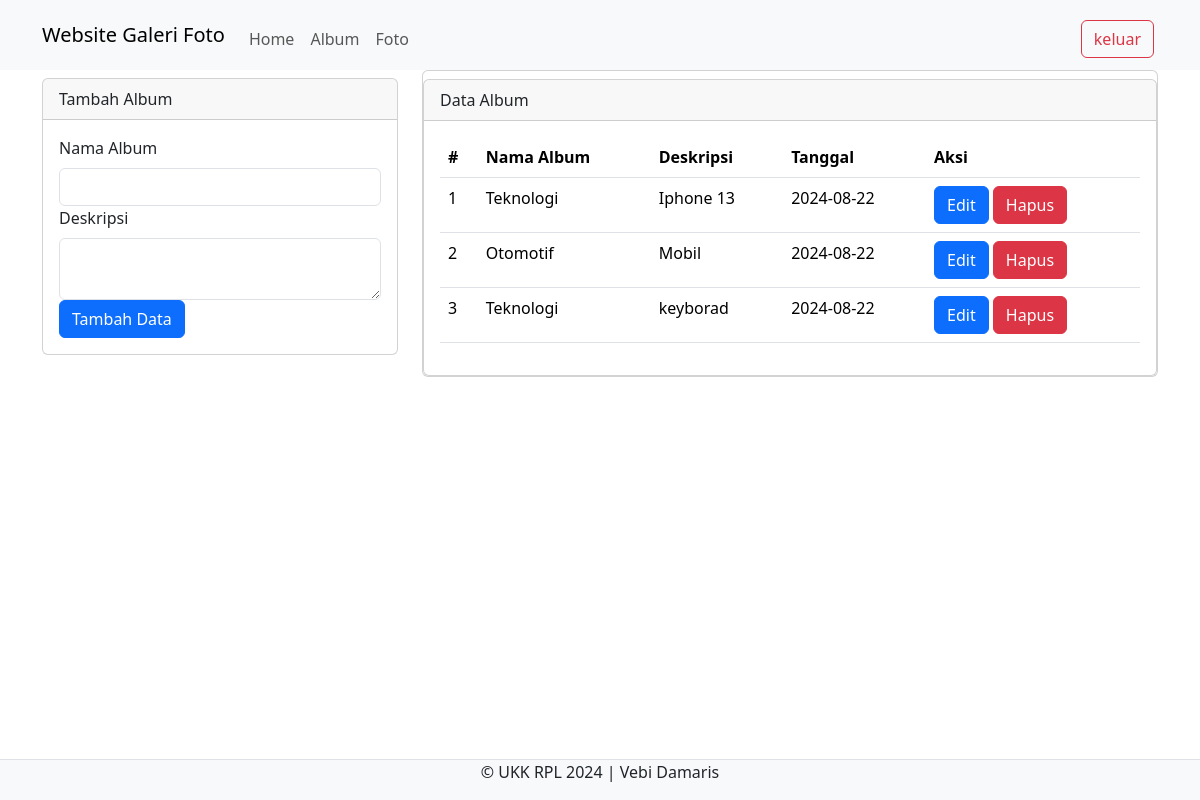
The page /admin/album.php (signed in) on the database its author committed.
### tables this page shows
CREATE TABLE IF NOT EXISTS `album` (
  `albumid` int NOT NULL AUTO_INCREMENT,
  `namaalbum` varchar(255) NOT NULL,
  `deskripsi` text NOT NULL,
  `tanggalbuat` date NOT NULL,
  `userid` int NOT NULL,
  PRIMARY KEY (`albumid`),
  KEY `UserID` (`userid`)
);

### admin/album.php (the view, shortened to what this page needs)
<?php
include '../config/koneksi.php';
?>
<!DOCTYPE html>
<html>
<head>
 <link rel="stylesheet" type="text/css" href="../assets/css/bootstrap.min.css">
</head>
<body>
  <nav class="navbar navbar-expand-lg bg-body-tertiary">
    <div class="container">
      <a class="navbar-brand" href="index.php">Website Galeri Foto</a>
      <div class="collapse navbar-collapse mt-2" id="navbarNavAltMarkup">
        <div class="navbar-nav me-auto">
          <a href="home.php" class="nav-link">Home</a>
          <a href="album.php" class="nav-link">Album</a>
          <a href="foto.php" class="nav-link">Foto</a>
        </div>
        <a href="../config/aksi_logout.php" class="btn btn-outline-danger m-1">keluar</a>
      </div>
    </div>
  </nav>
  <div class="container">
    <div class="row">
      <div class="col-md-4">
        <div class="card mt-2">
          <div class="card-header">Tambah Album</div>
          <div class="card-body">
            <form action="../config/aksi_album.php" method="POST">
              <label class="form-label">Nama Album</label>
              <input type="text" name="namaalbum" class="form-control" required>
              <label class="form-label">Deskripsi</label>
              <textarea class="form-control" name="deskripsi" required></textarea>
              <button type="submit" class="btn btn-primary" name="tambah">Tambah Data</button>
            </form>
          </div>
        </div>
      </div>
      <div class="col-md-8">
        <div class="card">
          <div class="card mt-2">
            <div class="card-header">Data Album</div>
            <div class="card-body">
              <table class="table">
                <thead>
                  <tr>
                    <th>#</th>
                    <th>Nama Album</th>
                    <th>Deskripsi</th>
                    <th>Tanggal</th>
                    <th>Aksi</th>
                  </tr>
                </thead>
                <tbody>
                  <?php
                  $no = 1;
                  $userid = $_SESSION['userid'];
                  $sql = mysqli_query($koneksi, "SELECT * FROM album WHERE userid='$userid'");
                  while ($data = mysqli_fetch_array($sql)) {
                    ?>
                    <tr>
                      <td><?php echo $no++ ?></td>
                      <td><?php echo $data['namaalbum'] ?></td>
                      <td><?php echo $data['deskripsi'] ?></td>
                      <td><?php echo $data['tanggalbuat'] ?></td>
                      <td>
                        <button type="button" class="btn btn-primary" data-bs-toggle="modal" data-bs-target="#edit<?php echo $data['albumid'] ?>">
                         Edit
                       </button>
                      <button type="button" class="btn btn-danger" data-bs-toggle="modal" data-bs-target="#hapus<?php echo $data['albumid'] ?>">
                       Hapus
                     </button>
              </td>
            </tr>
          <?php } ?>
        </tbody>
      </table>
    </div>
  </div>
</div>
</div>
</div>
</div>
<footer class="d-flex justify-content-center border-top mt-3 bg-light fixed-bottom">
  <p>&copy; UKK RPL 2024 | Vebi Damaris</p>
</footer>
</body>
</html>

### rows shown on the page
album: namaalbum "Teknologi", deskripsi "Iphone 13", tanggalbuat "2024-08-22"
album: namaalbum "Otomotif", deskripsi "Mobil", tanggalbuat "2024-08-22"
album: namaalbum "Teknologi", deskripsi "keyborad", tanggalbuat "2024-08-22"
